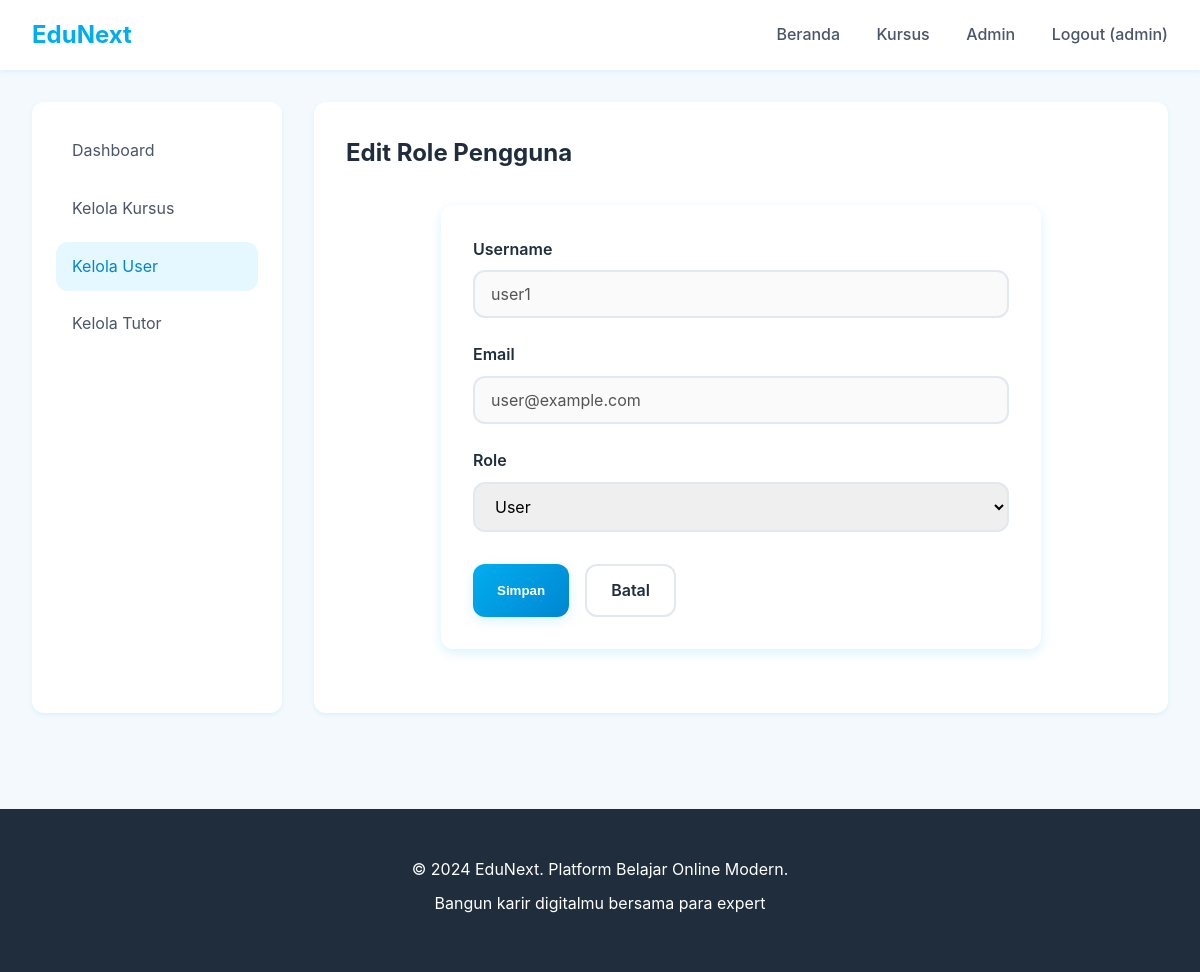
Page /index.php?page=admin_user_form&id=2 (signed in) on the committed database.
### tables this page shows
CREATE TABLE `users` (
  `id` INT PRIMARY KEY AUTO_INCREMENT,
  `username` VARCHAR(100) NOT NULL,
  `email` VARCHAR(255) UNIQUE NOT NULL,
  `password` VARCHAR(255) NOT NULL,
  `role` ENUM('admin','user') DEFAULT 'user',
  `created_at` TIMESTAMP DEFAULT CURRENT_TIMESTAMP
);

### index.php (called while the page is built, shortened)
<?php
$page = $_GET['page'] ?? 'home';
$pages = [
    'home' => 'views/home.php',
    'courses' => 'views/courses.php',
    'course_detail' => 'views/course_detail.php',
    'login' => 'views/login.php',
    'register' => 'views/register.php',
    'dashboard' => 'views/dashboard.php',
    'admin' => 'views/admin.php',
    'admin_users' => 'views/admin_users.php',
    'admin_courses' => 'views/admin_courses.php',
    'admin_tutors' => 'views/admin_tutors.php',
    'admin_course_form' => 'views/admin_course_form.php',
    'admin_user_form' => 'views/admin_user_form.php',
    'admin_tutor_form' => 'views/admin_tutor_form.php'
];
$page_file = $pages[$page] ?? 'views/404.php';
include 'views/partials/header.php';
include $page_file;
include 'views/partials/footer.php';
?>

### views/admin_user_form.php (the view, shortened to what this page needs)
<?php
$user_id = (int)($_GET['id'] ?? 0);
$stmt = $conn->prepare("SELECT id, username, email, role FROM users WHERE id = ?");
$stmt->bind_param("i", $user_id);
$stmt->execute();
$user = $stmt->get_result()->fetch_assoc();
?>
<div class="admin-panel">
    <div class="admin-grid">
        <div class="admin-sidebar">
            <nav>
                <a href="index.php?page=admin">Dashboard</a>
                <a href="index.php?page=admin_courses">Kelola Kursus</a>
                <a href="index.php?page=admin_users" class="active">Kelola User</a>
                <a href="index.php?page=admin_tutors">Kelola Tutor</a>
            </nav>
        </div>
        <div class="admin-content">
            <h2 style="margin-bottom: 2rem;">Edit Role Pengguna</h2>
            <form method="POST" action="index.php?page=admin_users" class="form-container" style="max-width: 600px;">
                <div class="form-group">
                    <label>Username</label>
                    <input type="text" value="<?php echo htmlspecialchars($user['username']); ?>" disabled>
                </div>
                <div class="form-group">
                    <label>Email</label>
                    <input type="email" value="<?php echo htmlspecialchars($user['email']); ?>" disabled>
                </div>
                <div class="form-group">
                    <label for="role">Role</label>
                    <select id="role" name="role" required>
                        <option value="user" <?php echo $user['role'] == 'user' ? 'selected' : ''; ?>>User</option>
                    </select>
                </div>
                <div style="display: flex; gap: 1rem; margin-top: 2rem;">
                    <button type="submit" class="btn btn-primary" <?php echo $user['id'] == $_SESSION['user_id'] ? 'disabled' : '';?>>Simpan</button>
                    <a href="index.php?page=admin_users" class="btn btn-secondary">Batal</a>
                </div>
            </form>
        </div>
    </div>
</div>

### assets/css/style.css (style rules this page uses)
:root { --primary: #00AEEF; --primary-dark: #0086D1; --primary-light: #E5F7FF; --secondary: #FF6B35; --accent: #00D8A3; --text-dark: #1F2D3D; --text-light: #4A5568; --text-lighter: #718096; --bg-light: #F4F9FD; --bg-white: #FFFFFF; --border: #E2E8F0; --shadow-sm: 0 2px 4px rgba(0, 174, 239, 0.1); --shadow-md: 0 4px 12px rgba(0, 174, 239, 0.15); --shadow-lg: 0 8px 24px rgba(0, 174, 239, 0.2); --radius: 12px; --transition: all 0.3s ease; }
* { margin: 0; padding: 0; box-sizing: border-box; }
body { font-family: 'Inter', -apple-system, BlinkMacSystemFont, sans-serif; background-color: var(--bg-light); color: var(--text-dark); line-height: 1.6; }
.btn { display: inline-block; padding: 12px 24px; border-radius: var(--radius); text-decoration: none; font-weight: 600; border: none; cursor: pointer; transition: var(--transition); text-align: center; }
.btn-primary { background: linear-gradient(135deg, var(--primary), var(--primary-dark)); color: white; box-shadow: var(--shadow-md); }
.btn-secondary { background: var(--bg-white); color: var(--text-dark); border: 2px solid var(--border); }
.form-container { max-width: 500px; margin: 2rem auto; padding: 2rem; background: var(--bg-white); border-radius: var(--radius); box-shadow: var(--shadow-md); }
.form-group { margin-bottom: 1.5rem; }
.form-group label { display: block; margin-bottom: 0.5rem; font-weight: 600; color: var(--text-dark); }
.form-group input, .form-group select, .form-group textarea { width: 100%; padding: 12px 16px; border: 2px solid var(--border); border-radius: var(--radius); font-size: 1rem; transition: var(--transition); font-family: inherit; }
.admin-panel { padding: 2rem; max-width: 1200px; margin: 0 auto; }
.admin-grid { display: grid; grid-template-columns: 250px 1fr; gap: 2rem; }
.admin-sidebar { background: var(--bg-white); padding: 1.5rem; border-radius: var(--radius); box-shadow: var(--shadow-sm); }
.admin-sidebar nav { display: flex; flex-direction: column; gap: 0.5rem; }
.admin-sidebar a { padding: 12px 16px; border-radius: var(--radius); color: var(--text-light); text-decoration: none; transition: var(--transition); }
.admin-sidebar a:hover, .admin-sidebar a.active { background: var(--primary-light); color: var(--primary-dark); }
.admin-content { background: var(--bg-white); padding: 2rem; border-radius: var(--radius); box-shadow: var(--shadow-sm); }

### rows in the picture
users: username "user1", email "user@example.com", role "User"

### other values in the picture
$_SESSION['username'] "admin"
